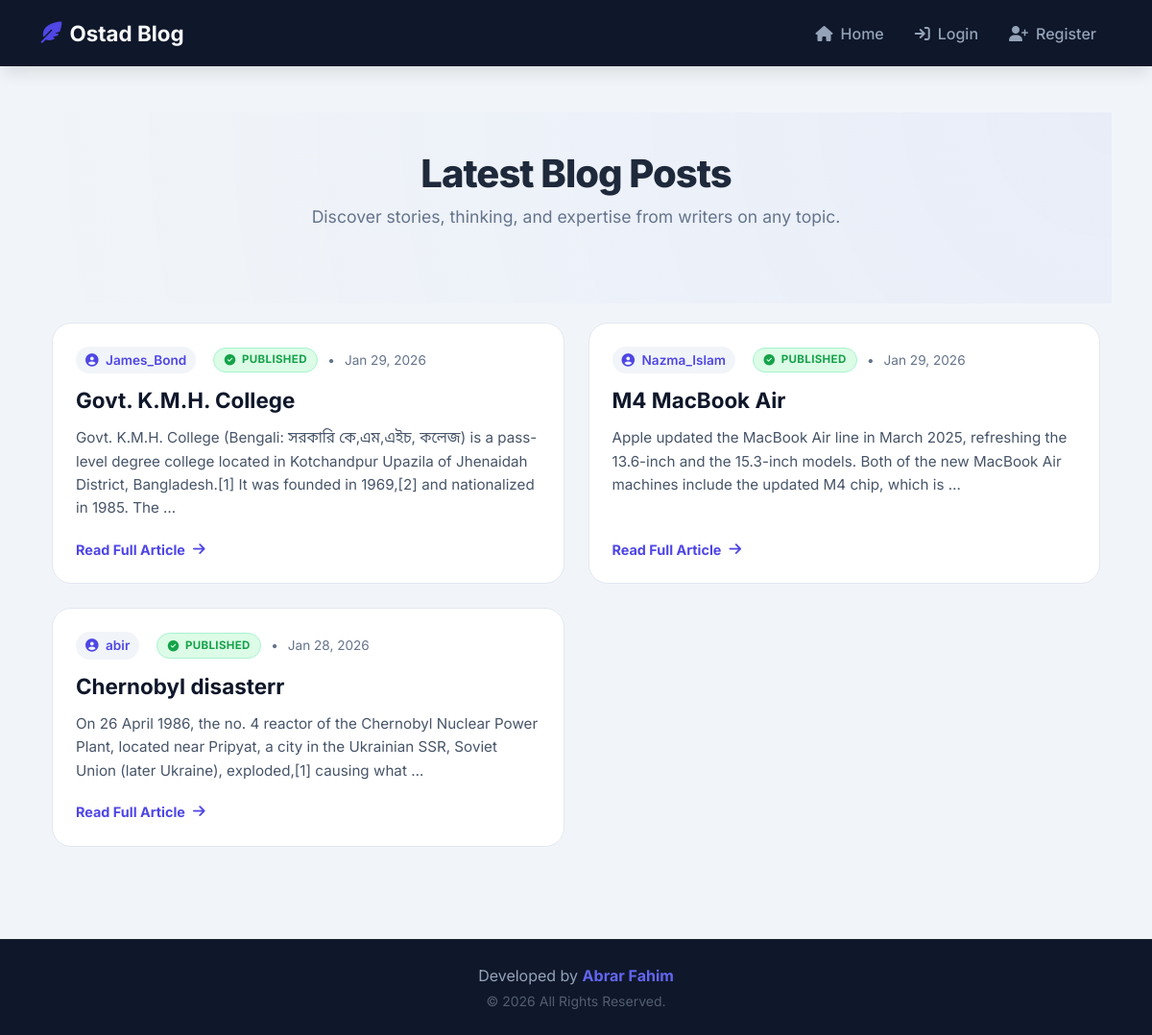
The app's page /, older data.
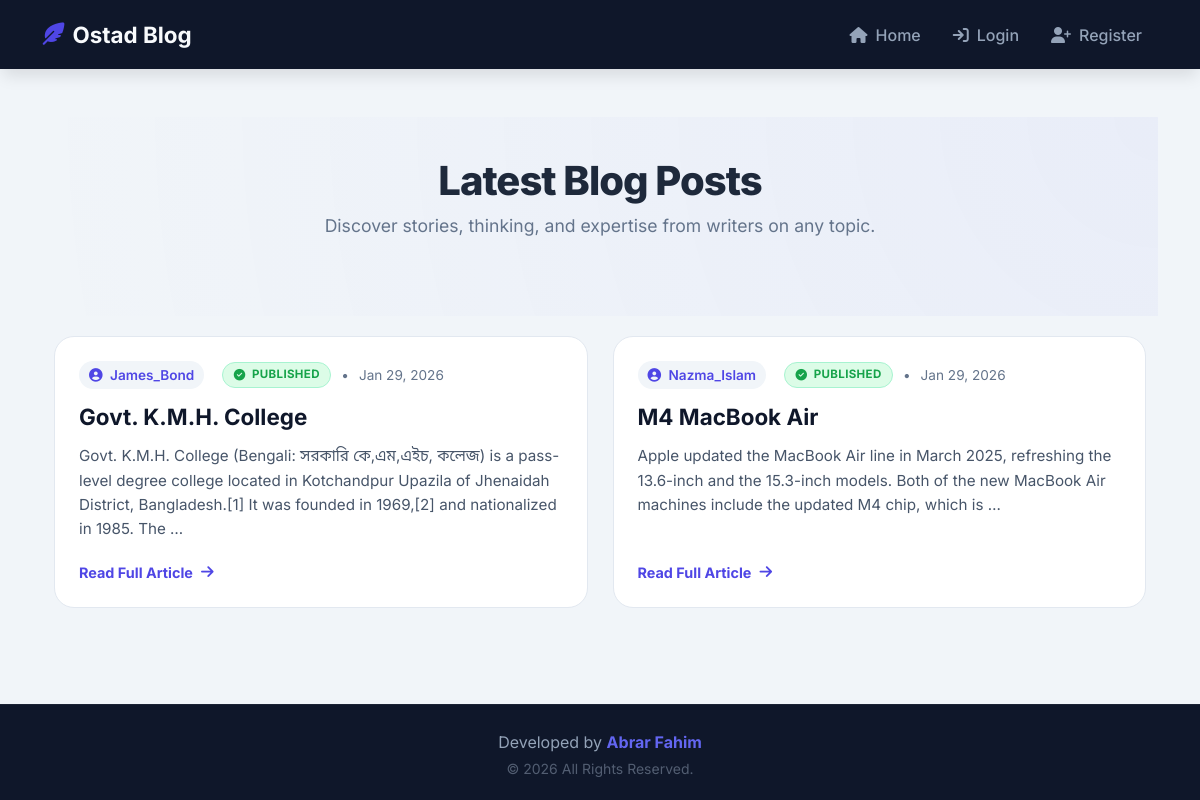
The same page, newer data.
### posts/models.py (models this page shows, shortened)
class Post(models.Model):
    VISIBILITY_CHOICES = [
        ('private', 'Only Me'),
        ('specific', 'Specific Users'),
        ('public', 'Everyone'),
    ]
    title = models.CharField(max_length=200)
    content = models.TextField()
    author = models.ForeignKey(User, on_delete=models.CASCADE)
    created_at = models.DateTimeField(auto_now_add=True)
    updated_at = models.DateTimeField(auto_now=True)
    visibility = models.CharField(max_length=20, choices=VISIBILITY_CHOICES, default='public')
    allowed_users = models.ManyToManyField(User, related_name='shared_posts', blank=True)

### posts/views.py (the view)
# urls.py: path('', views.HomeView.as_view(), name='home'),
class HomeView(ListView):
    model = Post
    template_name = 'posts/home.html'
    context_object_name = 'posts'
    ordering = ['-created_at']
    def get_queryset(self):
        posts = super().get_queryset()
        user = self.request.user
        readable_posts = []
        for post in posts:
            if user.is_authenticated:
                if post.is_readable_by(user):
                    readable_posts.append(post)
            else:
                if post.visibility == 'public':
                    readable_posts.append(post)
        return readable_posts

### templates/posts/home.html (shortened to what this page needs)
{% extends 'base.html' %}
{% block content %}
<link rel="stylesheet" href="https://cdnjs.cloudflare.com/ajax/libs/animate.css/4.1.1/animate.min.css"/>
<div class="hero-banner animate__animated animate__fadeIn">
    <h1 class="hero-title">Latest Blog Posts</h1>
    <p class="hero-subtitle">Discover stories, thinking, and expertise from writers on any topic.</p>
</div>
<div class="container pb-5">
    {% if posts %}
        <div class="blog-grid">
            {% for post in posts %}
                <article class="post-card" data-scroll="fade-up">
                    <div class="post-meta">
                        <span class="author-badge">
                            <i class="fa-solid fa-user-circle me-1"></i> {{ post.author.username }}
                        </span>
                        {% if post.visibility == 'public' %}
                            <span class="post-status published"><i class="fa-solid fa-check-circle"></i> Published</span>
                        {% elif post.visibility == 'specific' %}
                            <span class="post-status specific"><i class="fa-solid fa-users"></i> Specific</span>
                        {% else %}
                            <span class="post-status private"><i class="fa-solid fa-lock"></i> Only Me</span>
                        {% endif %}
                        <span>•</span>
                        <span>{{ post.created_at|date:"M d, Y" }}</span>
                    </div>
                    <h3 class="post-title">{{ post.title }}</h3>
                    <p class="post-excerpt">
                        {{ post.content|truncatewords:30 }}
                    </p>
                    <a href="{% url 'post_detail' post.pk %}" class="btn-read">
                        Read Full Article <i class="fa-solid fa-arrow-right"></i>
                    </a>
                </article>
            {% endfor %}
        </div>
    {% endif %}
</div>
{% endblock %}

Row changes from the older to the newer data that the page shows:
no longer on this page (row edited): Post: author.username "abir", visibility "public" (drawn), created_at "Jan 28, 2026", title "Chernobyl disasterr", content "On 26 April 1986, the no. 4 reactor of the Chernobyl Nuclear Power Plant, located near Pripyat, a city in the Ukrainian SSR, Soviet Union (later Ukraine), exploded,[1] causing what …"
